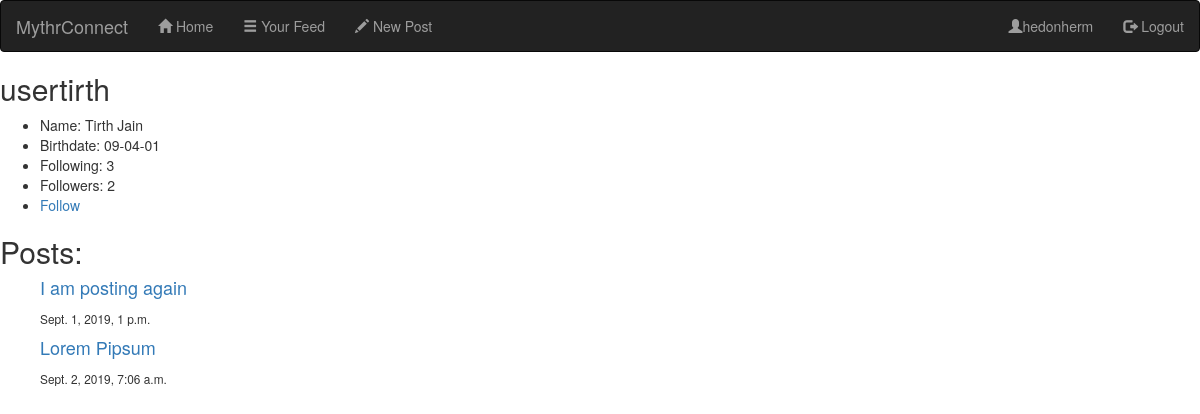
Page /blog/accounts/user/7/ (signed in) on the committed database.
### blog/models.py (models this page shows, shortened)
class Post(models.Model):
    id = models.AutoField(primary_key=True)
    title = models.CharField(max_length=140, null=False)
    author = models.ForeignKey(User, on_delete=models.CASCADE, related_name='posts')
    content = models.TextField()
    date_posted = models.DateTimeField(default=timezone.now)

### blog/views.py (the view)
# urls.py: path('accounts/user/<int:id>/', views.user_profile_view, name='blog-accounts-profile'),
@login_required()
def user_profile_view(request, id):
    user = get_object_or_404(User, id=id)
    context = {
        'user': user,
        'username': user.username,
        'name': f'{user.profile.first_name} {user.profile.last_name}',
        'birthdate': f'{user.profile.birthdate.strftime("%d-%m-%y")}',
        'num_followers': len(user.profile.followers.all()),
        'num_following': len(user.profile.follows.all()),
    }
    try:
        posts = user.posts.all()
    except Post.DoesNotExist:
        posts = []
    context.update({'posts': posts})
    return render(request, 'profiledetail.html', context=context)

### blog/templates/profiledetail.html
{% extends "layout.html" %}
{% block content %}
<div>
    <h2>{{ username }}</h2>
    <ul>
        <li>
            Name: {{ name }}
        </li>
        <li>
            Birthdate: {{ birthdate }}
        </li>
        <li>
            Following: {{ num_following }}
        </li>
        <li>
            Followers: {{ num_followers }}
        </li>
        {% if request.user.profile in user.profile.followers.all %}
            <li><a href="{% url 'blog-accounts-profile-unfollow' id=user.id %}">Unfollow</a> </li>
        {% else %}
            <li><a href="{% url 'blog-accounts-profile-follow' id=user.id %}">Follow</a></li>
        {% endif %}
    </ul>
</div>
<div>
    <h2>
        Posts:
    </h2>
    <ul>
        {% for post in posts %}
            <h4><a href="{% url 'blog-post-detail' id=post.id %}">{{ post.title }}</a></h4><small>{{ post.date_posted }}</small>
        {% endfor %}
    </ul>
</div>
{% endblock %}

### blog/templates/layout.html (shortened to what this page needs)
{% load static %}
<!DOCTYPE html>
<html lang="en">
<head>
    <link rel="stylesheet" href="https://maxcdn.bootstrapcdn.com/bootstrap/3.4.0/css/bootstrap.min.css">
</head>
<body>
<nav class="navbar navbar-inverse">
    <div class="container-fluid">
        <div class="navbar-header">
            <a class="navbar-brand" href="{% url 'blog-home' %}">MythrConnect</a>
        </div>
        <ul class="nav navbar-nav">
            <li><a href="{% url 'blog-home' %}"><span class="glyphicon glyphicon-home"></span> Home</a></li>
            <li><a href="{% url 'blog-feed' %}"><span class="glyphicon glyphicon-menu-hamburger"></span> Your Feed</a></li>
            <li><a href="{% url 'blog-post-new' %}"><span class="glyphicon glyphicon-pencil"></span> New Post</a></li>
        </ul>
        <ul class="nav navbar-nav navbar-right">
            {% if request.user.is_authenticated %}
                <li><a href="{% url 'blog-accounts-profile' id=request.user.id %}"><span class="glyphicon glyphicon-user"></span>{{ request.user.username }}</a></li>
                <li><a href="{% url 'blog-accounts-logout' %}"><span class="glyphicon glyphicon-log-out"></span> Logout</a></li>
            {% else %}
                <li><a href="{% url 'blog-accounts-login' %}"><span class="glyphicon glyphicon-log-in"></span> Login</a></li>
                <li><a href="{% url 'blog-accounts-register' %}"><span class="glyphicon glyphicon-user"></span> Register</a></li>
            {% endif %}
        </ul>
    </div>
</nav>
{% block content %}
{% endblock %}
</body>
</html>

### rows in the picture
Post: title "I am posting again", date_posted "Sept. 1, 2019, 1 p.m."
Post: title "Lorem Pipsum", date_posted "Sept. 2, 2019, 7:06 a.m."

### other values in the picture
{{ request.user.username }} "hedonherm"
{{ username }} "usertirth"
{{ name }} "Tirth Jain"
{{ birthdate }} "09-04-01"
{{ num_following }} "3"
{{ num_followers }} "2"
